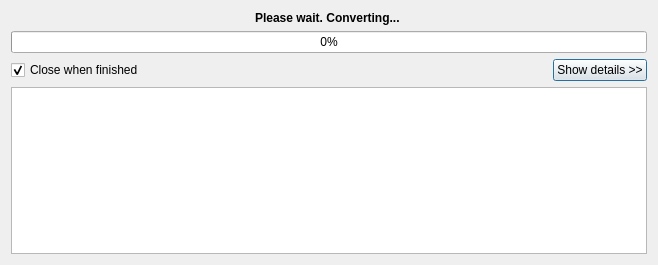
<?xml version="1.0" encoding="UTF-8"?>
<ui version="4.0">
 <class>ConvertDialog</class>
 <widget class="QDialog" name="ConvertDialog">
  <property name="geometry">
   <rect>
    <x>0</x>
    <y>0</y>
    <width>658</width>
    <height>265</height>
   </rect>
  </property>
  <property name="windowTitle">
   <string>Dialog</string>
  </property>
  <layout class="QVBoxLayout" name="verticalLayout">
   <item>
    <widget class="QLabel" name="label">
     <property name="font">
      <font>
       <weight>75</weight>
       <bold>true</bold>
      </font>
     </property>
     <property name="text">
      <string>Please wait. Converting... </string>
     </property>
     <property name="alignment">
      <set>Qt::AlignCenter</set>
     </property>
    </widget>
   </item>
   <item>
    <widget class="QProgressBar" name="progressBar">
     <property name="value">
      <number>0</number>
     </property>
    </widget>
   </item>
   <item>
    <layout class="QHBoxLayout" name="horizontalLayout">
     <item>
      <widget class="QCheckBox" name="autoCloseCheckBox">
       <property name="text">
        <string>Close when finished</string>
       </property>
       <property name="checked">
        <bool>true</bool>
       </property>
      </widget>
     </item>
     <item>
      <spacer name="horizontalSpacer">
       <property name="orientation">
        <enum>Qt::Horizontal</enum>
       </property>
       <property name="sizeHint" stdset="0">
        <size>
         <width>40</width>
         <height>20</height>
        </size>
       </property>
      </spacer>
     </item>
     <item>
      <widget class="QPushButton" name="detailsButton">
       <property name="text">
        <string>Show details &gt;&gt;</string>
       </property>
       <property name="checkable">
        <bool>true</bool>
       </property>
       <property name="flat">
        <bool>false</bool>
       </property>
      </widget>
     </item>
    </layout>
   </item>
   <item>
    <widget class="QTextEdit" name="textEdit"/>
   </item>
  </layout>
 </widget>
 <resources/>
 <connections>
  <connection>
   <sender>detailsButton</sender>
   <signal>clicked(bool)</signal>
   <receiver>textEdit</receiver>
   <slot>setVisible(bool)</slot>
   <hints>
    <hint type="sourcelabel">
     <x>543</x>
     <y>71</y>
    </hint>
    <hint type="destinationlabel">
     <x>543</x>
     <y>143</y>
    </hint>
   </hints>
  </connection>
 </connections>
</ui>
